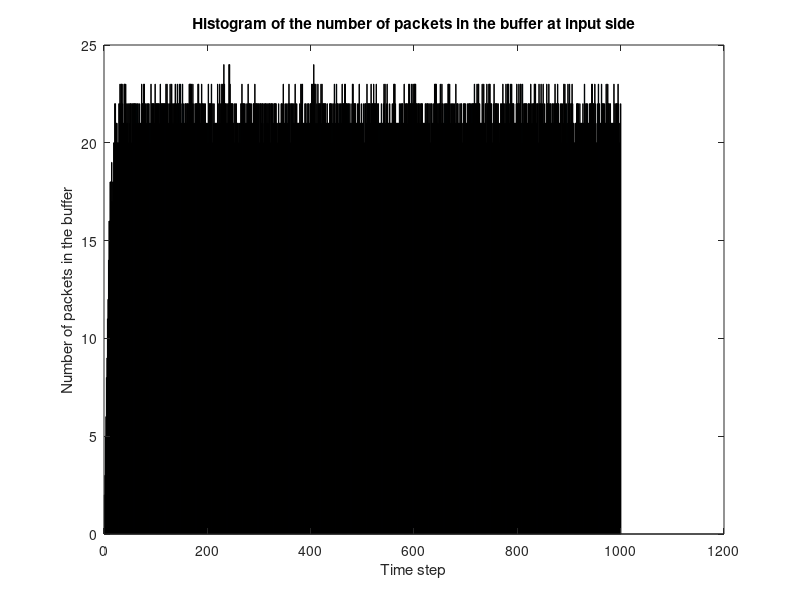

The MATLAB script that drew this image:
close all;
clear;
clc;

prompt = 'What is the size of the switch?';
N = input(prompt)

prompt = 'What is the size of the buffer?';
B = input(prompt)

prompt = 'What is the arrival probability of a packet?';
Pa = input(prompt)

Buffer = zeros(N,B);
total = 0;
dropped = 0;
steps = 1000;
Ip = zeros(steps,1);
sum = 0;

for j = 1:steps
   
    Hash = zeros(N,1);
    
    for m = 1:N
        
        x = rand;
        if x < Pa
            z = find( Buffer(m,:) == 0)
            Z = isempty(z)
            if Z == 0
                Buffer(m,z(1)) = randi([1,N],1,1)
            else
                dropped = dropped + 1;
            end
        end
    end
    
    for m = 1:N  
        if Buffer(m,1) == 0
            continue;
        end
        Hash( Buffer(m,1)) = Hash(Buffer(m,1)) + 1;
    end
    
    for m = 1:N
        if Hash(m,1) == 0
            continue;
        end
        Hash1(m,1) = randi([1,Hash(m,1)],1,1);
    end
    
    for m = 1:N
        if (Buffer(m,1) == 0)
            continue;
        end
        if (Hash1(Buffer(m,1)) == 0)
            continue;
        elseif (Hash1(Buffer(m,1)) == 1)
            Hash1(Buffer(m,1)) = 0;
            Buffer(m,:) = [Buffer(m,2:end),0]
            total = total + 1;
        else
            Hash1(Buffer(m,1)) = Hash1(Buffer(m,1)) - 1;
        end
    end
    
    Num = nnz(Buffer);
    Ip(j,1) = Num;
    sum = sum + Num;
        
end

figure;
bar(Ip);
title('Histogram of the number of packets in the buffer at input side');
xlabel('Time step');
ylabel('Number of packets in the buffer');
